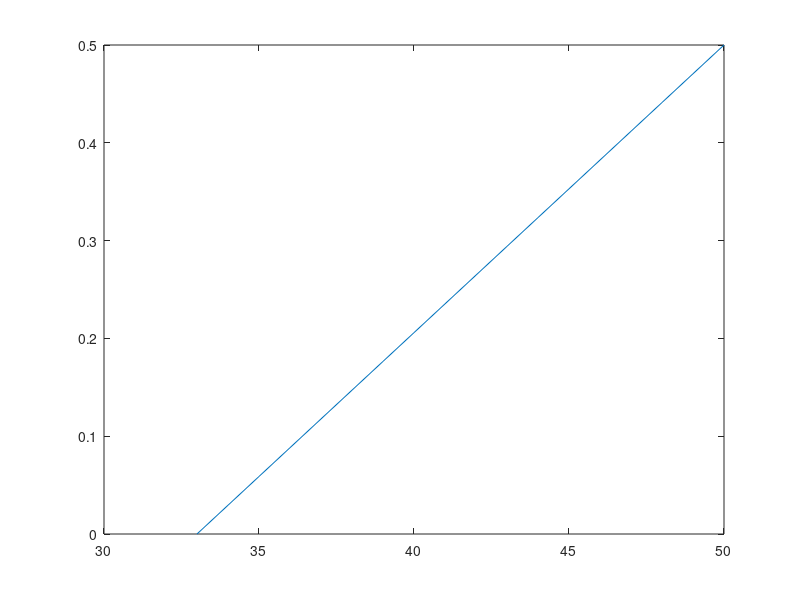

Source code (MATLAB):
close all;
clear ratio;
t=33:50;
topt=33;
tm=50;
for i=1:length(t)
    ratio(i)=(t(i)-topt)/(2*(tm-topt));
end
plot(t,ratio)